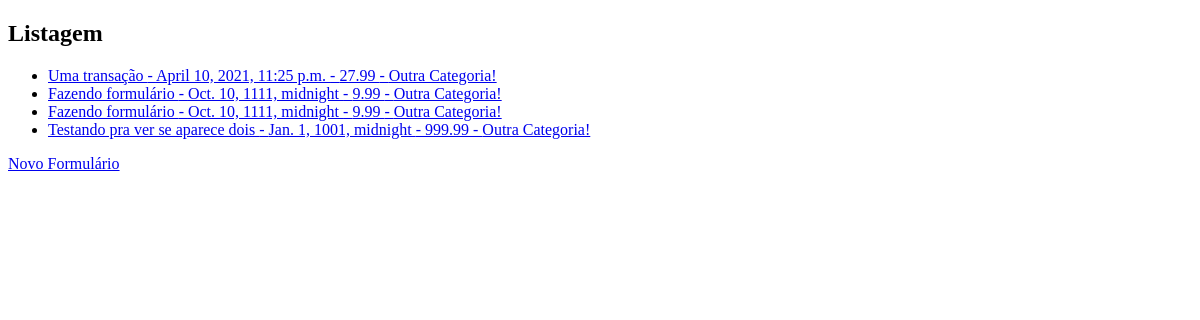
The app's page /, older data.
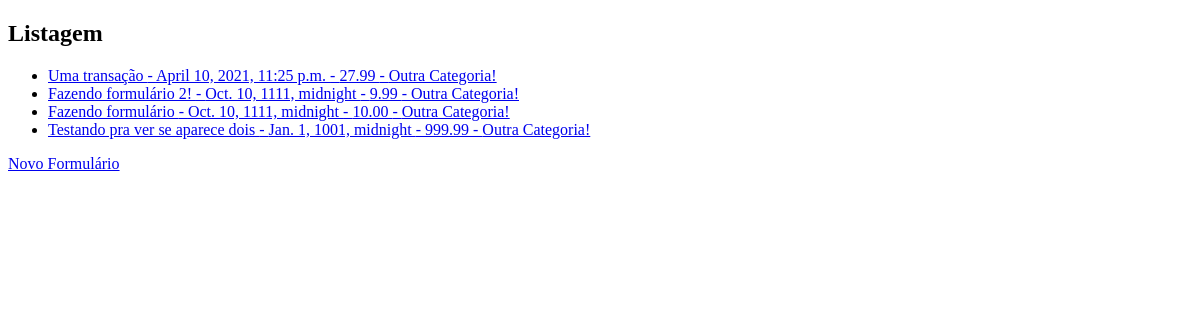
The same page, newer data.
### contas/models.py (models this page shows, shortened)
class Transacao(models.Model):
    data = models.DateTimeField()
    descricao = models.CharField(max_length=200)
    valor = models.DecimalField(max_digits=7, decimal_places=2)
    categoria = models.ForeignKey(Categoria, on_delete=models.CASCADE)
    observacoes = models.TextField(null=True, blank=True)
    class Meta:
        verbose_name_plural = 'Transações'

class Categoria(models.Model):
    nome = models.CharField(max_length=140)
    dt_criacao = models.DateTimeField(auto_now_add=True) #Guarda a data automaticamente
    def __str__(self):
        return self.nome

### contas/views.py (the view)
# urls.py: path('', listagem, name='url_listagem'),
def listagem(request):
    data = {}
    data['transacoes'] = Transacao.objects.all() #Objects é um manager com all, filter etc
    return render(request, 'contas/listagem.html', data)

### contas/templates/contas/listagem.html (shortened to what this page needs)
<!DOCTYPE html>
<html lang="en">
<head>
</head>
<body>
    <h2>Listagem</h2>
    <ul>
    {% for transacao in transacoes %}
        <li><a href="{% url 'url_update' transacao.id %}">{{transacao.descricao}} -
            {{transacao.data}} - {{transacao.valor}} - {{transacao.categoria}}</a></li>
    {% endfor %}
    </ul>
    <a href="{% url 'url_nova' %}">Novo Formulário</a>
</body>
</html>

Row changes from the older to the newer data that the page shows:
changed Transacao: descricao "Fazendo formulário" → "Fazendo formulário 2!"
changed Transacao "Fazendo formulário": valor "9.99" → "10.00"
